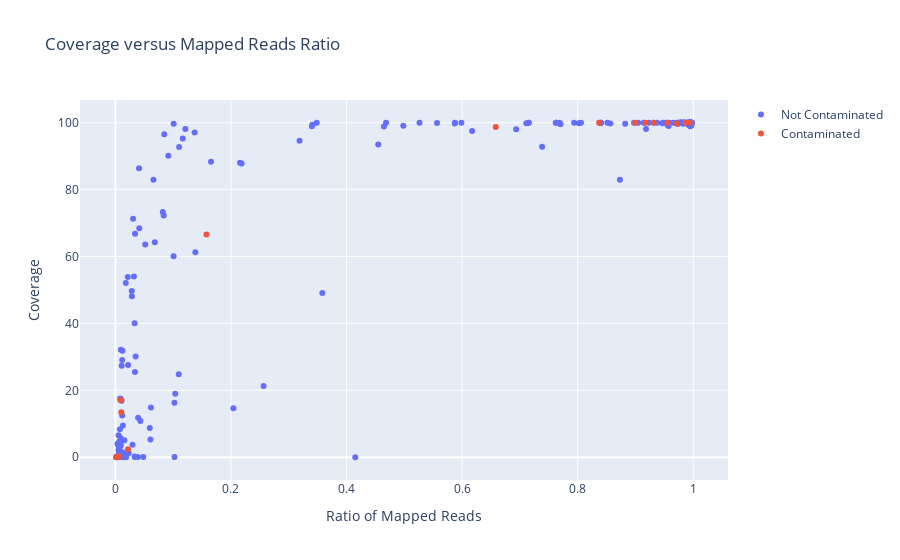

The code cell stored with this chart in its notebook:
### Code cell
scattr_plot.show()

### Figure 1 — Plotly figure (JSON) as saved in the notebook; plotly's stock layout.template omitted (floating-point values rounded to 4 significant figures; data arrays with more than 128 entries replaced by an {"elided": "..."} marker saying what was removed)
{"data": [{"mode": "markers", "name": "Not Contaminated", "text": {"elided": "262 str values"}, "type": "scatter", "x": {"elided": "262 float values"}, "y": {"elided": "262 float values"}}, {"mode": "markers", "name": "Contaminated", "text": ["SEARCH-2017-SAN", "SEARCH-2070-SAN", "SEARCH-2086-SAN", "SEARCH-2109-SAN", "SEARCH-2110-SAN", "SEARCH-2112-SAN", "SEARCH-2125-SAN", "SEARCH-2135-SAN", "SEARCH-2141-SAN", "SEARCH-2142-SAN", "SEARCH-2150-SAN", "SEARCH-2179-SAN", "SEARCH-2183-SAN", "SEARCH-2192-SAN", "SEARCH-2217-SAN", "SEARCH-2223-SAN"], "type": "scatter", "x": [0.01021, 0.9313, 0.9938, 0.9871, 0.001314, 0.9717, 0.02167, 0.006695, 0.004366, 0.1575, 0.6583, 0.9171, 0.9552, 0.8996, 0.00862, 0.837], "y": [13.44, 100, 100, 100, 0, 99.79, 2.401, 0.2074, 0.1054, 66.58, 98.72, 100, 100, 100, 17.11, 100]}], "layout": {"autosize": true, "title": {"text": "Coverage versus Mapped Reads Ratio"}, "xaxis": {"autorange": true, "range": [-0.05924, 1.058], "title": {"text": "Ratio of Mapped Reads"}, "type": "linear"}, "yaxis": {"autorange": true, "range": [-6.312, 106.3], "title": {"text": "Coverage"}, "type": "linear"}}}
